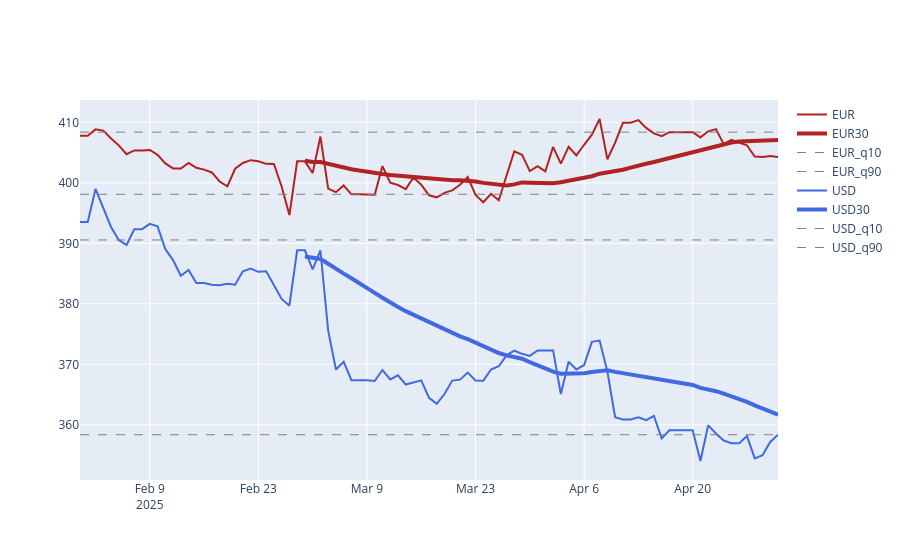

The notebook cell saved with this chart:
### Code cell
fig = go.Figure()

fig.add_trace(
    go.Scatter(
        x=dfa["Date"],
        y=dfa["EUR"],
        line=dict(color="firebrick", width=2),
        mode="lines",
        name="EUR",
    )
)
fig.add_trace(
    go.Scatter(
        x=dfa["Date"],
        y=dfa["a30EUR"],
        line=dict(color="firebrick", width=4),
        mode="lines",
        name="EUR30",
    )
)
fig.add_trace(
    go.Scatter(
        x=dfa["Date"],
        y=dfa["EUR_10"],
        line=dict(color="gray", width=1, dash="dash"),
        mode="lines",
        name="EUR_q10",
    )
)
fig.add_trace(
    go.Scatter(
        x=dfa["Date"],
        y=dfa["EUR_90"],
        line=dict(color="gray", width=1, dash="dash"),
        mode="lines",
        name="EUR_q90",
    )
)

fig.add_trace(
    go.Scatter(
        x=dfa["Date"],
        y=dfa["USD"],
        line=dict(color="royalblue", width=2),
        mode="lines",
        name="USD",
    )
)
fig.add_trace(
    go.Scatter(
        x=dfa["Date"],
        y=dfa["a30USD"],
        line=dict(color="royalblue", width=4),
        mode="lines",
        name="USD30",
    )
)
fig.add_trace(
    go.Scatter(
        x=dfa["Date"],
        y=dfa["USD_10"],
        line=dict(color="gray", width=1, dash="dash"),
        mode="lines",
        name="USD_q10",
    )
)
fig.add_trace(
    go.Scatter(
        x=dfa["Date"],
        y=dfa["USD_90"],
        line=dict(color="gray", width=1, dash="dash"),
        mode="lines",
        name="USD_q90",
    )
)

fig.show()
